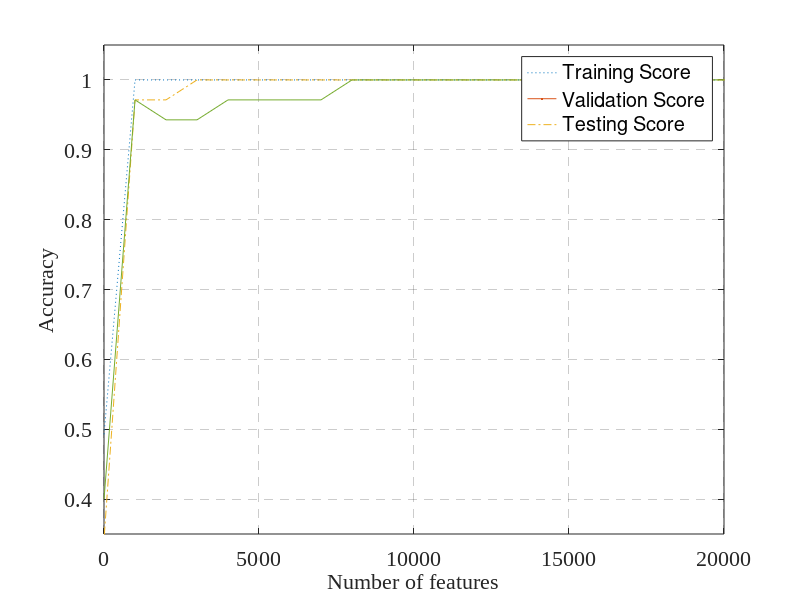

Here is the MATLAB script that generated this plot: (Note: this script raises an error after producing the figure.)
clc;
clear;
%%
train_score = importdata('train_score.csv');
val_score = importdata('val_score.csv');
test_score = importdata('test_score.csv');
%
feature = 1:1000:65537;
figure(1)
    plot(feature,train_score,':',LineWidth=2);hold on
    plot(feature,val_score,'-.',LineWidth=2,MarkerSize=10);hold on
    plot(feature,test_score,'-',LineWidth=2);hold off
%

set (gcf,'Position',[500,300,800,0.618*800])
xlim([0,20000])
ylim([0.35,1.05])
grid on;
set(gca,'GridLineStyle','--','GridColor','k', 'GridAlpha',0.2)
set(gca, 'Fontname', 'Times New Roman','FontSize',16);
legend('Training Score','Validation Score','Testing Score')
xlabel('Number of features', 'Fontname','Times New Roman','FontSize',16);
ylabel('Accuracy', 'Fontname','Times New Roman','FontSize',16);
%%
C = 0.1:0.1:2;
train_C= importdata('train_C.csv');
val_C = importdata('val_C.csv');
test_C = importdata('test_C.csv');
figure(1)
    plot(C,train_C,'r:',LineWidth=2);hold on
    plot(C,val_C,'g-.',LineWidth=2,MarkerSize=10);hold on
    plot(C,test_C,'b-',LineWidth=2);hold off
%

set (gcf,'Position',[500,300,800,0.618*800])
xlim([0,2])
ylim([0.2,1.05])
grid on;
set(gca,'GridLineStyle','--','GridColor','k', 'GridAlpha',0.2)
set(gca, 'Fontname', 'Times New Roman','FontSize',16);
legend('C for training set','C for validation set','C for testing set')
xlabel('The value of hyperparameter C', 'Fontname','Times New Roman','FontSize',16);
ylabel('Accuracy', 'Fontname','Times New Roman','FontSize',16);

clc;
clear;
%%
train_score = importdata('SVC_train_score.csv');
val_score = importdata('SVC_val_score.csv');
test_score = importdata('SVC_test_score.csv');
%
feature = 1:1000:65537;
figure(1)
    plot(feature,train_score,':',LineWidth=2);hold on
    plot(feature,val_score,'-.',LineWidth=2,MarkerSize=10);hold on
    plot(feature,test_score,'-',LineWidth=2);hold off
%

set (gcf,'Position',[500,300,800,0.618*800])
xlim([0,20000])
ylim([0.35,1.05])
grid on;
set(gca,'GridLineStyle','--','GridColor','k', 'GridAlpha',0.2)
set(gca, 'Fontname', 'Times New Roman','FontSize',16);
legend('Training Score','Validation Score','Testing Score')
xlabel('Number of features', 'Fontname','Times New Roman','FontSize',16);
ylabel('Accuracy', 'Fontname','Times New Roman','FontSize',16);
%%
C = 1:10^4:10^6;
train_C= importdata('SVC_train_C.csv');
val_C = importdata('SVC_val_C.csv');
test_C = importdata('SVC_test_C.csv');
figure(1)
    plot(C,train_C,'r:',LineWidth=2);hold on
    plot(C,val_C,'g-.',LineWidth=2,MarkerSize=10);hold on
    plot(C,test_C,'b-',LineWidth=2);hold off
%

set (gcf,'Position',[500,300,800,0.618*800])
% xlim([0,2])
ylim([0.2,1.05])
grid on;
set(gca,'GridLineStyle','--','GridColor','k', 'GridAlpha',0.2)
set(gca, 'Fontname', 'Times New Roman','FontSize',16);
legend('C for training set','C for validation set','C for testing set')
xlabel('The value of hyperparameter C', 'Fontname','Times New Roman','FontSize',16);
ylabel('Accuracy', 'Fontname','Times New Roman','FontSize',16);